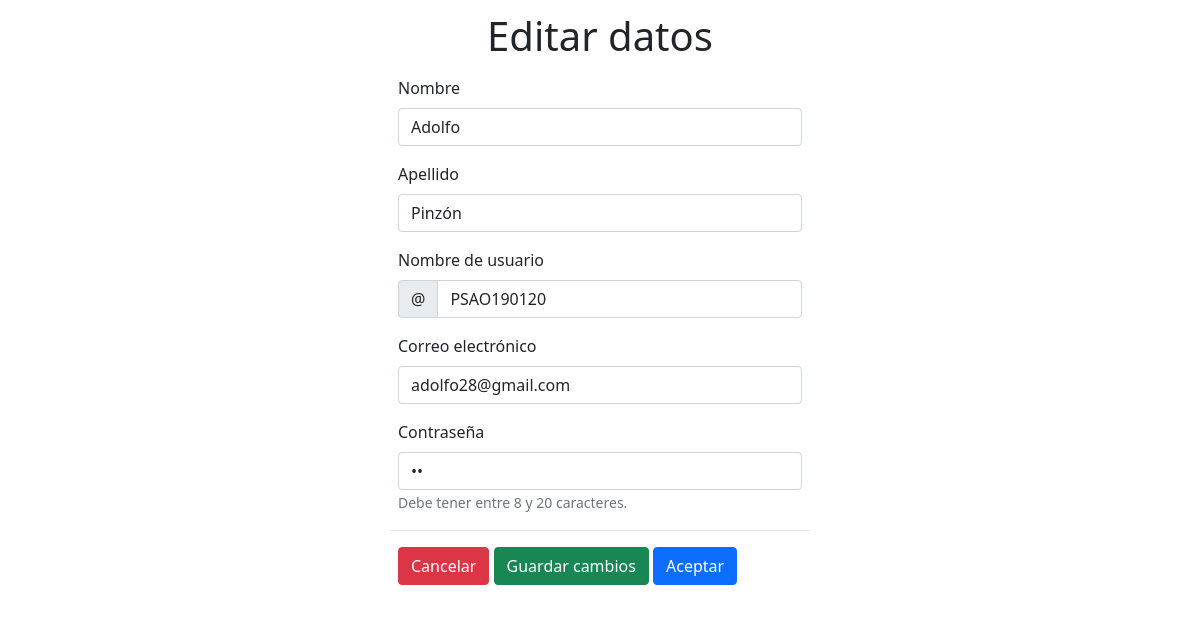
The app's page /editarUsuario.php?id=33 with its own data.
### tables this page shows
CREATE TABLE `usuario` (
  `idUsuario` int(11) NOT NULL,
  `Nombre` varchar(45) NOT NULL,
  `Apellido` varchar(45) NOT NULL,
  `Usuario` varchar(45) NOT NULL,
  `Correo` varchar(45) NOT NULL,
  `Contra` varchar(45) NOT NULL,
  `idTipoUsuario` int(11) NOT NULL
);

### editarUsuario.php (the view, shortened to what this page needs)
<?php
include "Modelo/conexion.php";
$idUsuario = $_GET["id"];
$sql = $conexion->query("SELECT * FROM usuario WHERE idUsuario=$idUsuario");
?>
<!DOCTYPE html>
<html lang="en">
<head>
  <link href="https://cdn.jsdelivr.net/npm/bootstrap@5.1.3/dist/css/bootstrap.min.css" rel="stylesheet">
</head>
<body>
  <div class="col-lg-5 con2 d-flex flex-column align-items-left mx-auto">
    <div class="align-self-center w-100 px-lg-5 py-lg-2 p-3">
      <h1 class="font-weight-bold text-center mt-1 mb-3">Editar datos</h1>
      <form class="row g-3 needs-validation" method="POST" novalidate>
        <?php
        while ($datos = $sql->fetch_object()) {
        ?>
          <div class="mt-3">
            <label for="validationCustom01" class="form-label">Nombre</label>
            <input type="text" class="form-control" name="nombre" value="<?= $datos->Nombre ?>" id="validationCustom01" required>
          </div>
          <div class="mt-3">
            <label for="validationCustom01" class="form-label">Apellido</label>
            <input type="text" class="form-control" name="apellido" value="<?php echo $datos->Apellido ?>" id="validationCustom01" required>
          </div>
          <div class="mt-3">
            <label for="validationCustomUsername" class="form-label">Nombre de usuario</label>
            <div class="input-group has-validation">
              <span class="input-group-text" id="inputGroupPrepend">@</span>
              <input type="text" class="form-control" name="usuario" value="<?php echo $datos->Usuario ?>" id="validationCustomUsername" aria-describedby="inputGroupPrepend" required>
            </div>
          </div>
          <div class="mt-3">
            <label for="validationCustom01" class="form-label">Correo electrónico</label>
            <input type="email" class="form-control" name="correo" value="<?php echo $datos->Correo ?>" id="validationCustom01" required>
          </div>
          <div class="mt-3">
            <label for="validationCustom01" class="form-label">Contraseña</label>
            <input type="password" class="form-control" name="contra" value="<?php echo $datos->Contra ?>" id="validationCustom01" required>
            <div class="col-auto">
              <span id="passwordHelpInline" class="form-text">
                Debe tener entre 8 y 20 caracteres.
              </span>
            </div>
          </div>
          <div class="modal-footer">
            <div class="col-12">
              <button onclick="history.back()" class="btn btn-danger" type="button">Cancelar</button>
              <button class="btn btn-success" name="btn" value="ok" data-bs-toggle="modal" data-bs-target="#exampleModal" type="submit">Guardar cambios</button>
              <a href="admin.php"><button class="btn btn-primary" type="button">Aceptar</button></a>
            </div>
          </div>
        <?php }
        ?>
      </form>
    </div>
</body>
</html>

### records on screen
usuario: nombre "Adolfo", apellido "Pinzón", usuario "PSAO190120", correo "adolfo28@gmail.com"
